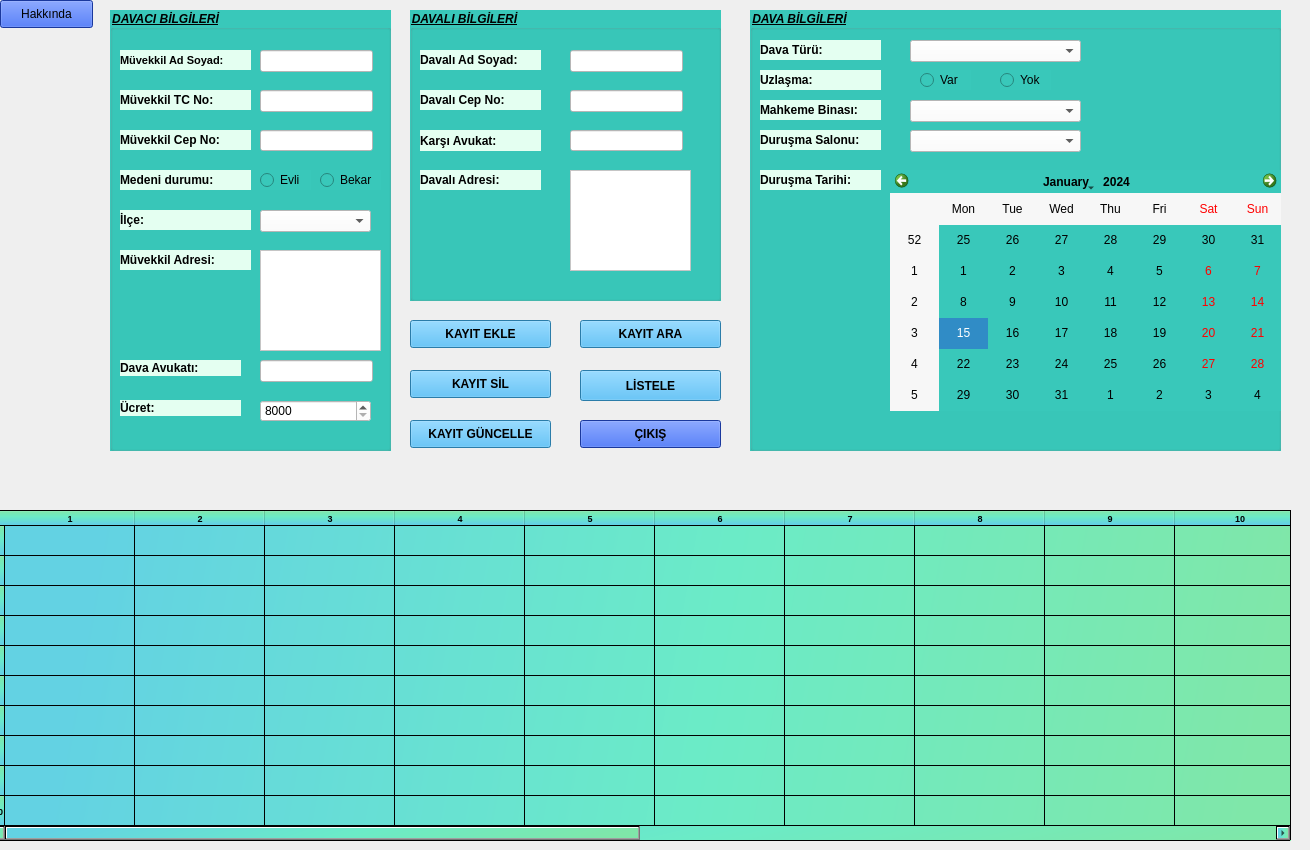
  <widget class="QWidget" name="centralwidget">
   <widget class="QTableWidget" name="tblw_Liste">
    <property name="geometry">
     <rect>
      <x>-10</x>
      <y>510</y>
      <width>1301</width>
      <height>331</height>
     </rect>
    </property>
    <property name="font">
     <font>
      <pointsize>7</pointsize>
      <weight>75</weight>
      <bold>true</bold>
     </font>
    </property>
    <property name="styleSheet">
     <string notr="true">color: rgb(0, 0, 0);
background-color: qlineargradient(spread:pad, x1:1, y1:0.045, x2:0, y2:0, stop:0 rgba(127, 231, 169, 255), stop:0.427861 rgba(107, 235, 199, 255), stop:0.915423 rgba(99, 210, 227, 255));</string>
    </property>
    <attribute name="horizontalHeaderDefaultSectionSize">
     <number>130</number>
    </attribute>
    <attribute name="horizontalHeaderMinimumSectionSize">
     <number>53</number>
    </attribute>
    <row>
     <property name="text">
      <string>1</string>
     </property>
    </row>
    <row>
     <property name="text">
      <string>2</string>
     </property>
    </row>
    <row>
     <property name="text">
      <string>3</string>
     </property>
    </row>
    <row>
     <property name="text">
      <string>4</string>
     </property>
    </row>
    <row>
     <property name="text">
      <string>5</string>
     </property>
    </row>
    <row>
     <property name="text">
      <string>6</string>
     </property>
    </row>
    <row>
     <property name="text">
      <string>7</string>
     </property>
    </row>
    <row>
     <property name="text">
      <string>8</string>
     </property>
    </row>
    <row>
     <property name="text">
      <string>9</string>
     </property>
    </row>
    <row>
     <property name="text">
      <string>10</string>
     </property>
    </row>
    <column>
     <property name="text">
      <string>1</string>
     </property>
    </column>
    <column>
     <property name="text">
      <string>2</string>
     </property>
    </column>
    <column>
     <property name="text">
      <string>3</string>
     </property>
    </column>
    <column>
     <property name="text">
      <string>4</string>
     </property>
    </column>
    <column>
     <property name="text">
      <string>5</string>
     </property>
    </column>
    <column>
     <property name="text">
      <string>6</string>
     </property>
    </column>
    <column>
     <property name="text">
      <string>7</string>
     </property>
    </column>
    <column>
     <property name="text">
      <string>8</string>
     </property>
    </column>
    <column>
     <property name="text">
      <string>9</string>
     </property>
    </column>
    <column>
     <property name="text">
      <string>10</string>
     </property>
    </column>
    <column>
     <property name="text">
      <string>11</string>
     </property>
    </column>
    <column>
     <property name="text">
      <string>12</string>
     </property>
    </column>
    <column>
     <property name="text">
      <string>13</string>
     </property>
    </column>
    <column>
     <property name="text">
      <string>14</string>
     </property>
    </column>
    <column>
     <property name="text">
      <string>15</string>
     </property>
    </column>
    <column>
     <property name="text">
      <string>16</string>
     </property>
    </column>
    <column>
     <property name="text">
      <string>17</string>
     </property>
    </column>
    <column>
     <property name="text">
      <string>18</string>
     </property>
    </column>
   </widget>
   <widget class="QPushButton" name="btn_KayitEkle">
    <property name="geometry">
     <rect>
      <x>410</x>
      <y>320</y>
      <width>141</width>
      <height>28</height>
     </rect>
    </property>
    <property name="font">
     <font>
      <family>MS Shell Dlg 2</family>
      <pointsize>9</pointsize>
      <weight>75</weight>
      <bold>true</bold>
     </font>
    </property>
    <property name="styleSheet">
     <string notr="true">
background-color: rgb(59, 174, 236);</string>
    </property>
    <property name="text">
     <string>KAYIT EKLE</string>
    </property>
   </widget>
   <widget class="QPushButton" name="btn_KayitGuncelle">
    <property name="geometry">
     <rect>
      <x>410</x>
      <y>420</y>
      <width>141</width>
      <height>28</height>
     </rect>
    </property>
    <property name="font">
     <font>
      <pointsize>9</pointsize>
      <weight>75</weight>
      <bold>true</bold>
     </font>
    </property>
    <property name="styleSheet">
     <string notr="true">background-color: rgb(59, 174, 236);</string>
    </property>
    <property name="text">
     <string>KAYIT GÜNCELLE</string>
    </property>
   </widget>
   <widget class="QPushButton" name="btn_KayitSil">
    <property name="geometry">
     <rect>
      <x>410</x>
      <y>370</y>
      <width>141</width>
      <height>28</height>
     </rect>
    </property>
    <property name="font">
     <font>
      <pointsize>9</pointsize>
      <weight>75</weight>
      <bold>true</bold>
     </font>
    </property>
    <property name="styleSheet">
     <string notr="true">background-color: rgb(59, 174, 236);</string>
    </property>
    <property name="text">
     <string>KAYIT SİL</string>
    </property>
   </widget>
   <widget class="QGroupBox" name="grb_DavaciBilgileri">
    <property name="geometry">
     <rect>
      <x>110</x>
      <y>10</y>
      <width>281</width>
      <height>441</height>
     </rect>
    </property>
    <property name="font">
     <font>
      <pointsize>9</pointsize>
      <weight>75</weight>
      <italic>true</italic>
      <bold>true</bold>
      <underline>true</underline>
      <strikeout>false</strikeout>
     </font>
    </property>
    <property name="styleSheet">
     <string notr="true">background-color: rgb(57, 200, 186);</string>
    </property>
    <property name="title">
     <string>DAVACI BİLGİLERİ</string>
    </property>
    <widget class="QRadioButton" name="rbtn_Bekar">
     <property name="geometry">
      <rect>
       <x>210</x>
       <y>160</y>
       <width>61</width>
       <height>20</height>
      </rect>
     </property>
     <property name="text">
      <string>Bekar</string>
     </property>
    </widget>
    <widget class="QLabel" name="label_4">
     <property name="geometry">
      <rect>
       <x>10</x>
       <y>120</y>
       <width>131</width>
       <height>20</height>
      </rect>
     </property>
     <property name="font">
      <font>
       <weight>75</weight>
       <bold>true</bold>
      </font>
     </property>
     <property name="styleSheet">
      <string notr="true">background-color: rgb(228, 255, 241);</string>
     </property>
     <property name="text">
      <string>Müvekkil Cep No:</string>
     </property>
    </widget>
    <widget class="QLineEdit" name="lne_MuvekkilAdSoyad">
     <property name="geometry">
      <rect>
       <x>150</x>
       <y>40</y>
       <width>113</width>
       <height>22</height>
      </rect>
     </property>
     <property name="styleSheet">
      <string notr="true">background-color: rgb(255, 255, 255);
color: rgb(0, 0, 0);</string>
     </property>
    </widget>
    <widget class="QLineEdit" name="lne_MuvekilCepNo">
     <property name="geometry">
      <rect>
       <x>150</x>
       <y>120</y>
       <width>113</width>
       <height>21</height>
      </rect>
     </property>
     <property name="styleSheet">
      <string notr="true">background-color: rgb(255, 255, 255);</string>
     </property>
     <property name="inputMask">
      <string>999 999 99 99</string>
     </property>
    </widget>
    <widget class="QRadioButton" name="rbtn_Evli">
     <property name="geometry">
      <rect>
       <x>150</x>
       <y>160</y>
       <width>51</width>
       <height>20</height>
      </rect>
     </property>
     <property name="text">
      <string>Evli</string>
     </property>
    </widget>
    <widget class="QLineEdit" name="lne_DavaAvukati">
     <property name="geometry">
      <rect>
       <x>150</x>
       <y>350</y>
       <width>113</width>
       <height>22</height>
      </rect>
     </property>
     <property name="styleSheet">
      <string notr="true">background-color: rgb(255, 255, 255);</string>
     </property>
    </widget>
    <widget class="QLabel" name="label_5">
     <property name="geometry">
      <rect>
       <x>10</x>
       <y>240</y>
       <width>131</width>
       <height>20</height>
      </rect>
     </property>
     <property name="font">
      <font>
       <weight>75</weight>
       <bold>true</bold>
      </font>
     </property>
     <property name="styleSheet">
      <string notr="true">background-color: rgb(228, 255, 241);</string>
     </property>
     <property name="text">
      <string>Müvekkil Adresi: </string>
     </property>
    </widget>
    <widget class="QLabel" name="label_11">
     <property name="geometry">
      <rect>
       <x>10</x>
       <y>160</y>
       <width>131</width>
       <height>20</height>
      </rect>
     </property>
     <property name="font">
      <font>
       <weight>75</weight>
       <bold>true</bold>
      </font>
     </property>
     <property name="styleSheet">
      <string notr="true">background-color: rgb(228, 255, 241);</string>
     </property>
     <property name="text">
      <string>Medeni durumu:</string>
     </property>
    </widget>
    <widget class="QLabel" name="label_3">
     <property name="geometry">
      <rect>
       <x>10</x>
       <y>80</y>
       <width>131</width>
       <height>20</height>
      </rect>
     </property>
     <property name="font">
      <font>
       <weight>75</weight>
       <bold>true</bold>
      </font>
     </property>
     <property name="styleSheet">
      <string notr="true">background-color: rgb(228, 255, 241);</string>
     </property>
     <property name="text">
      <string>Müvekkil TC No:</string>
     </property>
    </widget>
    <widget class="QComboBox" name="cmb_ilce">
     <property name="geometry">
      <rect>
       <x>150</x>
       <y>200</y>
       <width>111</width>
       <height>22</height>
      </rect>
     </property>
     <property name="styleSheet">
      <string notr="true">background-color: rgb(255, 255, 255);</string>
     </property>
     <property name="currentIndex">
      <number>-1</number>
     </property>
     <item>
      <property name="text">
       <string>Esenyurt</string>
      </property>
     </item>
     <item>
      <property name="text">
       <string>Beylikdüzü</string>
      </property>
     </item>
     <item>
      <property name="text">
       <string>Avcılar</string>
      </property>
     </item>
     <item>
      <property name="text">
       <string>Şirinevler</string>
      </property>
     </item>
     <item>
      <property name="text">
       <string>Kadıköy</string>
      </property>
     </item>
     <item>
      <property name="text">
       <string>Eminönü</string>
      </property>
     </item>
     <item>
      <property name="text">
       <string>Taksim</string>
      </property>
     </item>
     <item>
      <property name="text">
       <string>Bahçelievler</string>
      </property>
     </item>
     <item>
      <property name="text">
       <string>Büyükçekmece</string>
      </property>
     </item>
     <item>
      <property name="text">
       <string>Silivri</string>
      </property>
     </item>
    </widget>
    <widget class="QTextEdit" name="txt_MuvekkilAdresi">
     <property name="geometry">
      <rect>
       <x>150</x>
       <y>240</y>
       <width>121</width>
       <height>101</height>
      </rect>
     </property>
     <property name="font">
      <font>
       <weight>75</weight>
       <bold>true</bold>
      </font>
     </property>
     <property name="styleSheet">
      <string notr="true">background-color: rgb(255, 255, 255);</string>
     </property>
    </widget>
    <widget class="QLineEdit" name="lne_MuvekkilTCNo">
     <property name="geometry">
      <rect>
       <x>150</x>
       <y>80</y>
       <width>113</width>
       <height>22</height>
      </rect>
     </property>
     <property name="styleSheet">
      <string notr="true">background-color: rgb(255, 255, 255);</string>
     </property>
     <property name="maxLength">
      <number>11</number>
     </property>
    </widget>
    <widget class="QLabel" name="label_17">
     <property name="geometry">
      <rect>
       <x>10</x>
       <y>200</y>
       <width>131</width>
       <height>20</height>
      </rect>
     </property>
     <property name="font">
      <font>
       <weight>75</weight>
       <bold>true</bold>
      </font>
     </property>
     <property name="styleSheet">
      <string notr="true">background-color: rgb(228, 255, 241);</string>
     </property>
     <property name="text">
      <string>İlçe: </string>
     </property>
    </widget>
    <widget class="QLabel" name="label">
     <property name="geometry">
      <rect>
       <x>10</x>
       <y>40</y>
       <width>131</width>
       <height>20</height>
      </rect>
     </property>
     <property name="font">
      <font>
       <family>MS Shell Dlg 2</family>
       <pointsize>8</pointsize>
       <weight>75</weight>
       <italic>false</italic>
       <bold>true</bold>
      </font>
     </property>
     <property name="styleSheet">
      <string notr="true">background-color: rgb(228, 255, 241);
color: rgb(0, 0, 0);
</string>
     </property>
     <property name="text">
      <string>Müvekkil Ad Soyad:</string>
     </property>
    </widget>
    <widget class="QLabel" name="label_13">
     <property name="geometry">
      <rect>
       <x>10</x>
       <y>350</y>
       <width>121</width>
       <height>16</height>
      </rect>
     </property>
     <property name="font">
      <font>
       <weight>75</weight>
       <bold>true</bold>
      </font>
     </property>
     <property name="styleSheet">
      <string notr="true">background-color: rgb(228, 255, 241);</string>
     </property>
     <property name="text">
      <string>Dava Avukatı:</string>
     </property>
    </widget>
    <widget class="QLabel" name="label_19">
     <property name="geometry">
      <rect>
       <x>10</x>
       <y>390</y>
       <width>121</width>
       <height>16</height>
      </rect>
     </property>
     <property name="font">
      <font>
       <weight>75</weight>
       <bold>true</bold>
      </font>
     </property>
     <property name="styleSheet">
      <string notr="true">background-color: rgb(228, 255, 241);
</string>
     </property>
     <property name="text">
      <string>Ücret:</string>
     </property>
    </widget>
    <widget class="QSpinBox" name="spnb_ucret">
     <property name="geometry">
      <rect>
       <x>150</x>
       <y>390</y>
       <width>111</width>
       <height>22</height>
      </rect>
     </property>
     <property name="styleSheet">
      <string notr="true">background-color: rgb(255, 255, 255);
color: rgb(0, 0, 0);</string>
     </property>
     <property name="prefix">
      <string/>
     </property>
     <property name="minimum">
      <number>8000</number>
     </property>
     <property name="maximum">
      <number>67000</number>
     </property>
     <property name="singleStep">
      <number>1000</number>
     </property>
     <property name="value">
      <number>8000</number>
     </property>
    </widget>
   </widget>
   <widget class="QGroupBox" name="grb_DavaliBilgileri">
    <property name="geometry">
     <rect>
      <x>410</x>
      <y>10</y>
      <width>311</width>
      <height>291</height>
     </rect>
    </property>
    <property name="font">
     <font>
      <pointsize>9</pointsize>
      <weight>75</weight>
      <italic>true</italic>
      <bold>true</bold>
      <underline>true</underline>
     </font>
    </property>
    <property name="styleSheet">
     <string notr="true">background-color: rgb(57, 200, 186);</string>
    </property>
    <property name="title">
     <string>DAVALI BİLGİLERİ</string>
    </property>
    <widget class="QLabel" name="label_14">
     <property name="geometry">
      <rect>
       <x>10</x>
       <y>120</y>
       <width>121</width>
       <height>21</height>
      </rect>
     </property>
     <property name="font">
      <font>
       <weight>75</weight>
       <bold>true</bold>
      </font>
     </property>
     <property name="styleSheet">
      <string notr="true">background-color: rgb(228, 255, 241);</string>
     </property>
     <property name="text">
      <string>Karşı Avukat:</string>
     </property>
    </widget>
    <widget class="QLabel" name="label_12">
     <property name="geometry">
      <rect>
       <x>10</x>
       <y>160</y>
       <width>121</width>
       <height>20</height>
      </rect>
     </property>
     <property name="font">
      <font>
       <weight>75</weight>
       <bold>true</bold>
      </font>
     </property>
     <property name="styleSheet">
      <string notr="true">background-color: rgb(228, 255, 241);</string>
     </property>
     <property name="text">
      <string>Davalı Adresi:</string>
     </property>
    </widget>
    <widget class="QLabel" name="label_8">
     <property name="geometry">
      <rect>
       <x>10</x>
       <y>40</y>
       <width>121</width>
       <height>20</height>
      </rect>
     </property>
     <property name="font">
      <font>
       <weight>75</weight>
       <bold>true</bold>
      </font>
     </property>
     <property name="styleSheet">
      <string notr="true">background-color: rgb(228, 255, 241);</string>
     </property>
     <property name="text">
      <string>Davalı Ad Soyad:</string>
     </property>
    </widget>
    <widget class="QLabel" name="label_10">
     <property name="geometry">
      <rect>
       <x>10</x>
       <y>80</y>
       <width>121</width>
       <height>20</height>
      </rect>
     </property>
     <property name="font">
      <font>
       <weight>75</weight>
       <bold>true</bold>
      </font>
     </property>
     <property name="styleSheet">
      <string notr="true">background-color: rgb(228, 255, 241);</string>
     </property>
     <property name="text">
      <string>Davalı Cep No:</string>
     </property>
    </widget>
    <widget class="QLineEdit" name="lne_DavaliCepNo">
     <property name="geometry">
      <rect>
       <x>160</x>
       <y>80</y>
       <width>113</width>
       <height>22</height>
      </rect>
     </property>
     <property name="styleSheet">
      <string notr="true">background-color: rgb(255, 255, 255);</string>
     </property>
     <property name="inputMask">
      <string>999 999 99 99</string>
     </property>
    </widget>
    <widget class="QTextEdit" name="txt_DavaliAdresi">
     <property name="geometry">
      <rect>
       <x>160</x>
       <y>160</y>
       <width>121</width>
       <height>101</height>
      </rect>
     </property>
     <property name="font">
      <font>
       <weight>75</weight>
       <bold>true</bold>
      </font>
     </property>
     <property name="styleSheet">
      <string notr="true">background-color: rgb(255, 255, 255);</string>
     </property>
    </widget>
    <widget class="QLineEdit" name="lne_DavaliAdSoyad">
     <property name="geometry">
      <rect>
       <x>160</x>
       <y>40</y>
       <width>113</width>
       <height>22</height>
      </rect>
     </property>
     <property name="styleSheet">
      <string notr="true">background-color: rgb(255, 255, 255);</string>
     </property>
    </widget>
    <widget class="QLineEdit" name="lne_KarsiAvukat">
     <property name="geometry">
      <rect>
       <x>160</x>
       <y>120</y>
       <width>113</width>
       <height>21</height>
      </rect>
     </property>
     <property name="styleSheet">
      <string notr="true">background-color: rgb(255, 255, 255);</string>
     </property>
    </widget>
   </widget>
   <widget class="QGroupBox" name="grb_DavaBilgileri">
    <property name="geometry">
     <rect>
      <x>750</x>
      <y>10</y>
      <width>531</width>
      <height>441</height>
     </rect>
    </property>
    <property name="font">
     <font>
      <pointsize>9</pointsize>
      <weight>75</weight>
      <italic>true</italic>
      <bold>true</bold>
      <underline>true</underline>
     </font>
    </property>
    <property name="styleSheet">
     <string notr="true">background-color: rgb(57, 200, 186);</string>
    </property>
    <property name="title">
     <string>DAVA BİLGİLERİ</string>
    </property>
    <widget class="QComboBox" name="cmb_DurusmaSalonu">
     <property name="geometry">
      <rect>
       <x>160</x>
       <y>120</y>
       <width>171</width>
       <height>22</height>
      </rect>
     </property>
     <property name="styleSheet">
      <string notr="true">background-color: rgb(255, 255, 255);</string>
     </property>
     <property name="currentIndex">
      <number>-1</number>
     </property>
     <item>
      <property name="text">
       <string>Salon 1</string>
      </property>
     </item>
     <item>
      <property name="text">
       <string>Salon 2</string>
      </property>
     </item>
     <item>
      <property name="text">
       <string>Salon 3</string>
      </property>
     </item>
     <item>
      <property name="text">
       <string>Salon 4</string>
      </property>
     </item>
     <item>
      <property name="text">
       <string>Salon 5</string>
      </property>
     </item>
     <item>
      <property name="text">
       <string>Salon 6</string>
      </property>
     </item>
     <item>
      <property name="text">
       <string>Salon 7</string>
      </property>
     </item>
    </widget>
    <widget class="QComboBox" name="cmb_MahkemeBinasi">
     <property name="geometry">
      <rect>
       <x>160</x>
       <y>90</y>
       <width>171</width>
       <height>22</height>
      </rect>
     </property>
     <property name="styleSheet">
      <string notr="true">background-color: rgb(255, 255, 255);</string>
     </property>
     <property name="currentIndex">
      <number>-1</number>
     </property>
     <item>
      <property name="text">
       <string>Büyükçekmece Adliyesi</string>
      </property>
     </item>
     <item>
      <property name="text">
       <string>Küçükçekmece Adliyesi</string>
      </property>
     </item>
     <item>
      <property name="text">
       <string>Anadolu Adalet Sarayı</string>
      </property>
     </item>
     <item>
      <property name="text">
       <string>Ceneviz Mahkeme Binası</string>
      </property>
     </item>
     <item>
      <property name="text">
       <string>Bakırköy Adliyesi</string>
      </property>
     </item>
     <item>
      <property name="text">
       <string>Silivri Adliyesi</string>
      </property>
     </item>
    </widget>
    <widget class="QLabel" name="label_7">
     <property name="geometry">
      <rect>
       <x>10</x>
       <y>60</y>
       <width>121</width>
       <height>20</height>
      </rect>
     </property>
     <property name="font">
      <font>
       <weight>75</weight>
       <bold>true</bold>
      </font>
     </property>
     <property name="styleSheet">
      <string notr="true">background-color: rgb(228, 255, 241);</string>
     </property>
     <property name="text">
      <string>Uzlaşma:</string>
     </property>
    </widget>
    <widget class="QLabel" name="label_6">
     <property name="geometry">
      <rect>
       <x>10</x>
       <y>30</y>
       <width>121</width>
       <height>20</height>
      </rect>
     </property>
     <property name="font">
      <font>
       <weight>75</weight>
       <bold>true</bold>
      </font>
     </property>
     <property name="styleSheet">
      <string notr="true">background-color: rgb(228, 255, 241);</string>
     </property>
     <property name="text">
      <string>Dava Türü:</string>
     </property>
    </widget>
    <widget class="QRadioButton" name="rbtn_Yok">
     <property name="geometry">
      <rect>
       <x>250</x>
       <y>60</y>
       <width>51</width>
       <height>20</height>
      </rect>
     </property>
     <property name="text">
      <string>Yok</string>
     </property>
    </widget>
    <widget class="QRadioButton" name="rbtn_Var">
     <property name="geometry">
      <rect>
       <x>170</x>
       <y>60</y>
       <width>51</width>
       <height>20</height>
      </rect>
     </property>
     <property name="text">
      <string>Var</string>
     </property>
    </widget>
    <widget class="QComboBox" name="cmb_DavaTuru">
     <property name="geometry">
      <rect>
       <x>160</x>
       <y>30</y>
       <width>171</width>
       <height>22</height>
      </rect>
     </property>
     <property name="toolTipDuration">
      <number>-4</number>
     </property>
     <property name="styleSheet">
      <string notr="true">background-color: rgb(255, 255, 255);</string>
     </property>
     <property name="currentText">
      <string/>
     </property>
     <property name="currentIndex">
      <number>-1</number>
     </property>
     <item>
      <property name="text">
       <string>Hukuk</string>
      </property>
     </item>
     <item>
      <property name="text">
       <string>Ceza</string>
      </property>
     </item>
     <item>
      <property name="text">
       <string>İdari</string>
      </property>
     </item>
     <item>
      <property name="text">
       <string>İcra</string>
      </property>
     </item>
    </widget>
    <widget class="QLabel" name="label_16">
     <property name="geometry">
      <rect>
       <x>10</x>
       <y>90</y>
       <width>121</width>
       <height>20</height>
      </rect>
     </property>
     <property name="font">
      <font>
       <weight>75</weight>
       <bold>true</bold>
      </font>
     </property>
     <property name="styleSheet">
      <string notr="true">background-color: rgb(228, 255, 241);</string>
     </property>
     <property name="text">
      <string>Mahkeme Binası:</string>
     </property>
    </widget>
    <widget class="QLabel" name="label_18">
     <property name="geometry">
      <rect>
       <x>10</x>
       <y>120</y>
       <width>121</width>
       <height>20</height>
      </rect>
     </property>
     <property name="font">
      <font>
       <weight>75</weight>
       <bold>true</bold>
      </font>
     </property>
     <property name="styleSheet">
      <string notr="true">
background-color: rgb(228, 255, 241);</string>
     </property>
     <property name="text">
      <string>Duruşma Salonu:</string>
     </property>
    </widget>
    <widget class="QCalendarWidget" name="clw_DurusmaTarihi">
     <property name="geometry">
      <rect>
       <x>140</x>
       <y>160</y>
       <width>392</width>
       <height>241</height>
      </rect>
     </property>
     <property name="styleSheet">
      <string notr="true">color: rgb(0, 0, 0);</string>
     </property>
    </widget>
    <widget class="QLabel" name="label_15">
     <property name="geometry">
      <rect>
       <x>10</x>
       <y>160</y>
       <width>121</width>
       <height>20</height>
      </rect>
     </property>
     <property name="font">
      <font>
       <weight>75</weight>
       <bold>true</bold>
      </font>
     </property>
     <property name="styleSheet">
      <string notr="true">background-color: rgb(228, 255, 241);</string>
     </property>
     <property name="text">
      <string>Duruşma Tarihi:</string>
     </property>
    </widget>
   </widget>
   <widget class="QPushButton" name="btn_Listele">
    <property name="geometry">
     <rect>
      <x>580</x>
      <y>370</y>
      <width>141</width>
      <height>31</height>
     </rect>
    </property>
    <property name="font">
     <font>
      <pointsize>9</pointsize>
      <weight>75</weight>
      <bold>true</bold>
     </font>
    </property>
    <property name="styleSheet">
     <string notr="true">background-color: rgb(59, 174, 236);</string>
    </property>
    <property name="text">
     <string>LİSTELE</string>
    </property>
   </widget>
   <widget class="QPushButton" name="btn_KayitAra">
    <property name="geometry">
     <rect>
      <x>580</x>
      <y>320</y>
      <width>141</width>
      <height>28</height>
     </rect>
    </property>
    <property name="font">
     <font>
      <pointsize>9</pointsize>
      <weight>75</weight>
      <bold>true</bold>
     </font>
    </property>
    <property name="styleSheet">
     <string notr="true">background-color: rgb(59, 174, 236);</string>
    </property>
    <property name="text">
     <string>KAYIT ARA</string>
    </property>
   </widget>
   <widget class="QPushButton" name="btn_Cikis">
    <property name="geometry">
     <rect>
      <x>580</x>
      <y>420</y>
      <width>141</width>
      <height>28</height>
     </rect>
    </property>
    <property name="font">
     <font>
      <pointsize>9</pointsize>
      <weight>75</weight>
      <bold>true</bold>
     </font>
    </property>
    <property name="styleSheet">
     <string notr="true">
background-color: rgb(36, 79, 220);</string>
    </property>
    <property name="text">
     <string>ÇIKIŞ</string>
    </property>
   </widget>
   <widget class="QPushButton" name="btn_hakkinda">
    <property name="geometry">
     <rect>
      <x>0</x>
      <y>0</y>
      <width>93</width>
      <height>28</height>
     </rect>
    </property>
    <property name="styleSheet">
     <string notr="true">color: rgb(0, 0, 0);
background-color: rgb(36, 79, 220);</string>
    </property>
    <property name="text">
     <string>Hakkında</string>
    </property>
   </widget>
  </widget>
